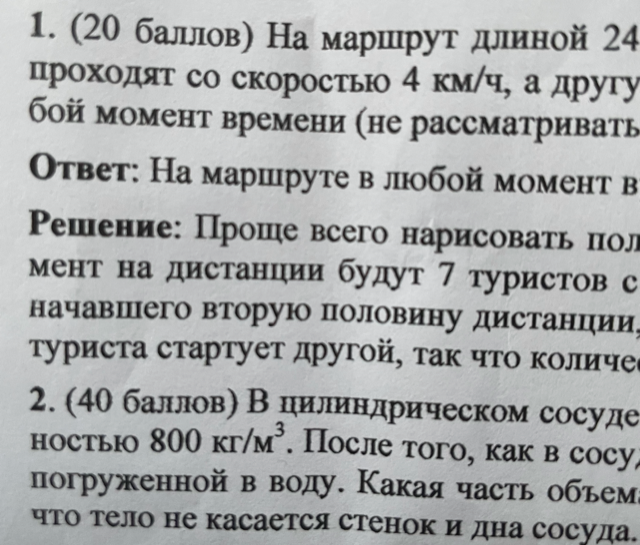
#> input picture chars1.png, 640 x 545 px
$ python CV_HW1_6b.py
#> lines starting #> are read from the running program, lines starting #| are printed output that depends on the picture; after the words box and inside, x2 and y2 are one past the last pixel; in counts of white or black regions, pixels touching at a corner belong together
import numpy as np
import cv2


img = cv2.imread('chars1.png')
#> img is the input picture: shape (545, 640, 3); mean B, G, R 170.7, 170.4, 168.6
gray_image = cv2.cvtColor(img, cv2.COLOR_BGR2GRAY)
binary_image = cv2.threshold(gray_image, 117, 255, cv2.THRESH_BINARY_INV)[1]
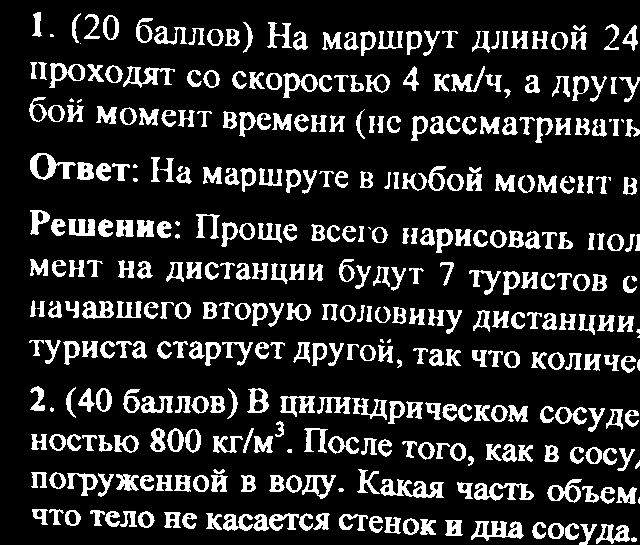
#> binary_image: shape (545, 640); 16.3% white; 382 white regions (23 under 20 px)
found_contours, _ = cv2.findContours(binary_image, cv2.RETR_EXTERNAL, cv2.CHAIN_APPROX_SIMPLE)
#> found_contours = 382 contours, 29 with area under 20; largest, box (x1, y1, x2, y2) and area: (30, 153, 76, 180) 631, (380, 479, 444, 498) 556, (471, 521, 524, 541) 530, (49, 63, 85, 88) 469, (474, 483, 534, 501) 454

list_of_widths, list_of_heights = zip(*[(cv2.boundingRect(contour)[2], cv2.boundingRect(contour)[3])
                                        for contour in found_contours])
#> list_of_widths = 382 values, max 64 at index 36, min 1 at index 351, mean 16.07; list_of_heights = 382 values, max 31 at index 108, min 1 at index 351, mean 17.77

print(f"Количество символов: {len(found_contours)}")
#| Количество символов: 382
print(f"Медианная ширина: {np.median(list_of_widths)}")
#| Медианная ширина: 16.0
print(f"Медианная высота: {np.median(list_of_heights)}")
#| Медианная высота: 17.0
